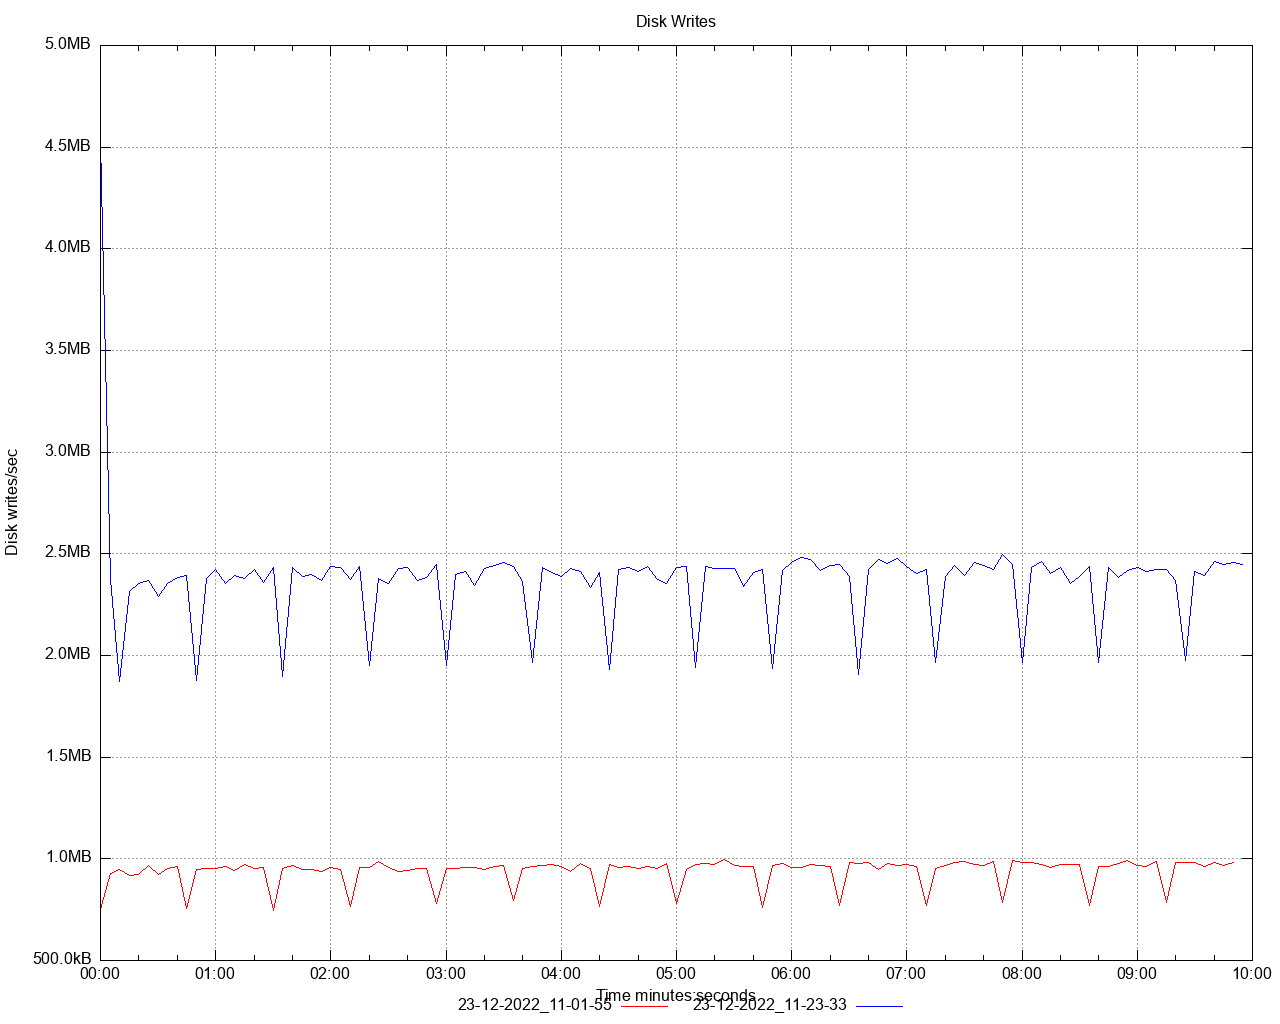

The gnuplot source for this figure:
set title 'Disk Writes' noenhanced
set style data lines
set datafile separator ","
set terminal png size 1280,1024
set grid
set key below
set xdata time
set timefmt "%s"
offset = 0
t0(x)=(offset=($0==0) ? x : offset, x - offset)
set xlabel 'Time minutes:seconds'
set ylabel 'Disk writes/sec'
set format y '%.1s%cB'
set output '/Users/ahmet.mircik/Workspace/python/hazelcast-simulator/offload-benchmarks/report/dstat/disk_write_A1.png'
plot \
   '/Users/ahmet.mircik/Workspace/python/hazelcast-simulator/offload-benchmarks/report/data/disk_write_A1_1.data' using (t0(timecolumn(1))):2 title "23-12-2022_11-01-55" noenhanced lt rgb "red", \
   '/Users/ahmet.mircik/Workspace/python/hazelcast-simulator/offload-benchmarks/report/data/disk_write_A1_2.data' using (t0(timecolumn(1))):2 title "23-12-2022_11-23-33" noenhanced lt rgb "blue", \
